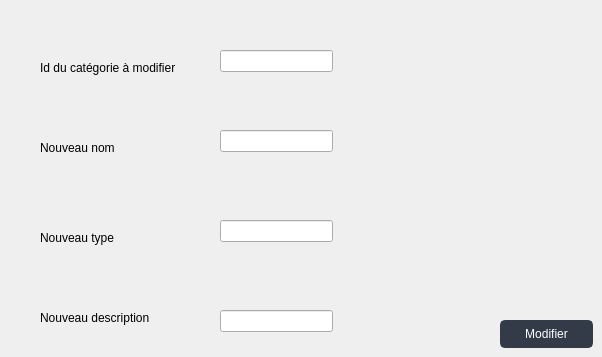
                    <widget class="QWidget" name="tab_12">
                     <attribute name="title">
                      <string>modifier</string>
                     </attribute>
                     <widget class="QLabel" name="label_33">
                      <property name="geometry">
                       <rect>
                        <x>40</x>
                        <y>60</y>
                        <width>151</width>
                        <height>16</height>
                       </rect>
                      </property>
                      <property name="text">
                       <string>Id du catégorie à modifier</string>
                      </property>
                     </widget>
                     <widget class="QLabel" name="label_34">
                      <property name="geometry">
                       <rect>
                        <x>40</x>
                        <y>140</y>
                        <width>81</width>
                        <height>16</height>
                       </rect>
                      </property>
                      <property name="text">
                       <string>Nouveau nom</string>
                      </property>
                     </widget>
                     <widget class="QLabel" name="label_35">
                      <property name="geometry">
                       <rect>
                        <x>40</x>
                        <y>230</y>
                        <width>81</width>
                        <height>16</height>
                       </rect>
                      </property>
                      <property name="text">
                       <string>Nouveau type</string>
                      </property>
                     </widget>
                     <widget class="QLabel" name="label_36">
                      <property name="geometry">
                       <rect>
                        <x>40</x>
                        <y>310</y>
                        <width>121</width>
                        <height>16</height>
                       </rect>
                      </property>
                      <property name="text">
                       <string>Nouveau description</string>
                      </property>
                     </widget>
                     <widget class="QLineEdit" name="id_a_modifier">
                      <property name="geometry">
                       <rect>
                        <x>220</x>
                        <y>50</y>
                        <width>113</width>
                        <height>22</height>
                       </rect>
                      </property>
                     </widget>
                     <widget class="QLineEdit" name="nv_nom">
                      <property name="geometry">
                       <rect>
                        <x>220</x>
                        <y>130</y>
                        <width>113</width>
                        <height>22</height>
                       </rect>
                      </property>
                     </widget>
                     <widget class="QLineEdit" name="nv_type">
                      <property name="geometry">
                       <rect>
                        <x>220</x>
                        <y>220</y>
                        <width>113</width>
                        <height>22</height>
                       </rect>
                      </property>
                     </widget>
                     <widget class="QLineEdit" name="nv_desc">
                      <property name="geometry">
                       <rect>
                        <x>220</x>
                        <y>310</y>
                        <width>113</width>
                        <height>22</height>
                       </rect>
                      </property>
                     </widget>
                     <widget class="QPushButton" name="btn_modifier_c">
                      <property name="geometry">
                       <rect>
                        <x>500</x>
                        <y>320</y>
                        <width>93</width>
                        <height>28</height>
                       </rect>
                      </property>
                      <property name="styleSheet">
                       <string notr="true">QPushButton {
	color: rgb(255, 255, 255);
	border: 2px solid rgb(52, 59, 72);
	font: 9pt &quot;Segoe UI&quot;;
	border-radius: 5px;	
	background-color: rgb(52, 59, 72);
}
QPushButton:hover {
	background-color: rgb(57, 65, 80);
	border: 2px solid rgb(61, 70, 86);
	

	background-position: right center;
    background-repeat: no-repeat;
}
QPushButton:pressed {	
	background-color: rgb(35, 40, 49);
	border: 2px solid rgb(43, 50, 61);
}</string>
                      </property>
                      <property name="text">
                       <string>Modifier</string>
                      </property>
                     </widget>
                    </widget>
